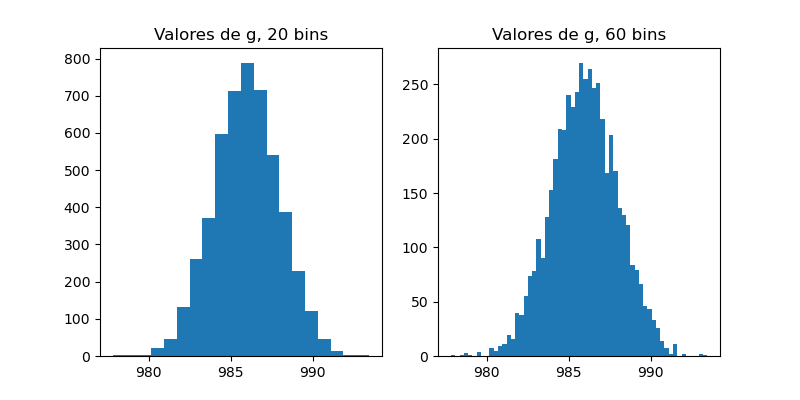

Here is the Python script that generated this plot:
'''
O programa roda e fornece os resultados esperados.
Obs 1: Programa sem comentários.
Obs 2: Poderia ter limitado as casas decimais da resposta.
Obs 3: Não inseriu label nos eixos.
3/4
'''
import matplotlib.pyplot as plt 
import numpy as np

valores = np.loadtxt('gravidade.dat')
print(f'Média: {np.mean(valores)}\nDesvio padrão: {np.std(valores)}')

fig, (ax1, ax2) = plt.subplots(1,2)
fig.set_size_inches((8, 4))
ax1.hist(valores, bins=20)
ax2.hist(valores, bins=60)
ax1.set_title('Valores de g, 20 bins')
ax2.set_title('Valores de g, 60 bins')
plt.savefig('histograma.png')
plt.show()
